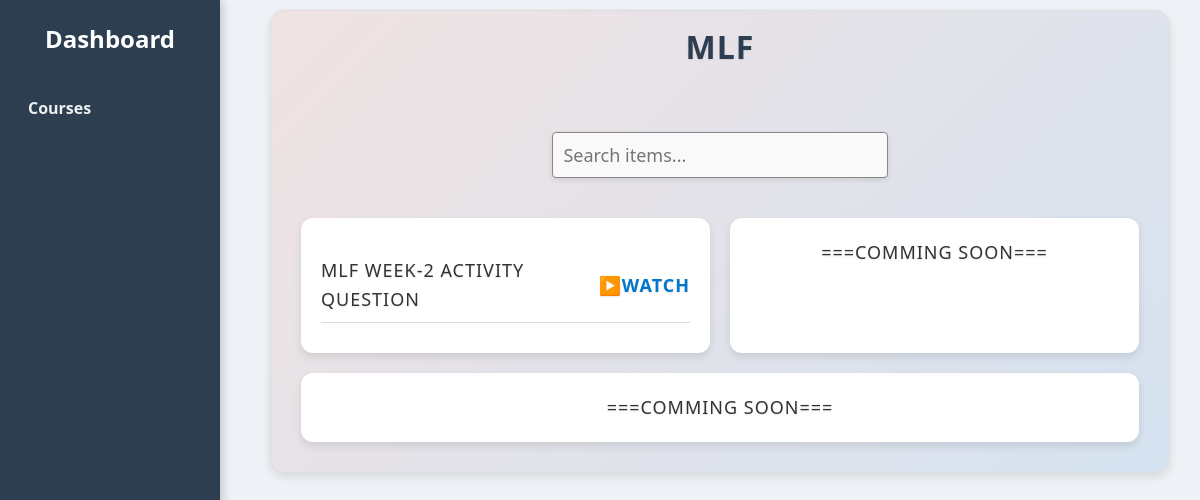
Page /course/3 on the earlier database version.
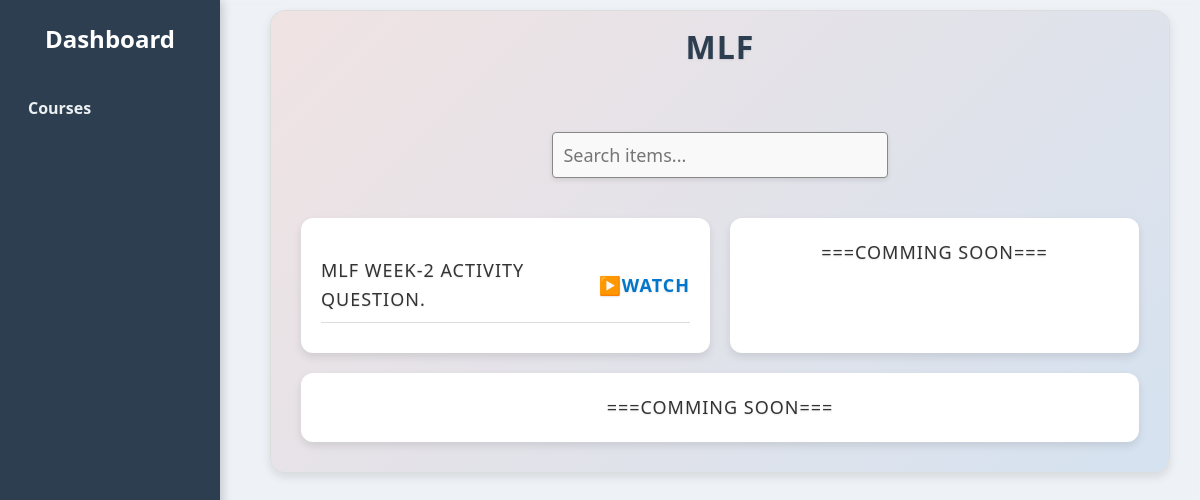
Same page on the later database version.
### tables this page shows
CREATE TABLE courses (
            id INTEGER PRIMARY KEY AUTOINCREMENT,
            name TEXT NOT NULL
        );

CREATE TABLE pyqs (
            id INTEGER PRIMARY KEY AUTOINCREMENT,
            course_id INTEGER NOT NULL,
            name TEXT NOT NULL,
            yt_link TEXT, watch_count INTEGER DEFAULT 0,
            FOREIGN KEY (course_id) REFERENCES courses(id)
        );

### app.py (the view)
@app.route('/course/<int:course_id>')
def course_detail(course_id):
    conn = sqlite3.connect('database.db')
    c = conn.cursor()
    c.execute('SELECT name FROM courses WHERE id=?', (course_id,))
    course = c.fetchone()
    c.execute('SELECT id, name, yt_link, watch_count FROM pyqs WHERE course_id=?', (course_id,))
    pyqs = c.fetchall()
    c.execute('SELECT id, name, yt_link, watch_count FROM notes WHERE course_id=?', (course_id,))
    notes = c.fetchall()
    c.execute('SELECT id, name, yt_link, watch_count FROM assignments WHERE course_id=?', (course_id,))
    assignments = c.fetchall()
    conn.close()
    if course:
        admin_mode = session.get('admin_mode', False)
        return render_template('course_detail.html',
                               course_id=course_id,
                               course_name=course[0],
                               pyqs=pyqs,
                               notes=notes,
                               assignments=assignments,
                               admin_mode=admin_mode)
    else:
        return "Course not found"

### templates/course_detail.html (shortened to what this page needs)
<!DOCTYPE html>
<html lang="en">
<head>
    <link rel="stylesheet" href="{{ url_for('static', filename='style.css') }}">
</head>
<body>
<div class="sidebar">
    <h2>Dashboard</h2>
    <a href="{{ url_for('course_view') }}">Courses</a>
</div>
<div class="main-content">
    <div class="container">
        <h1>{{ course_name }}</h1>
        <input type="text" id="searchInput" placeholder="Search items...">
        <div class="boxes">
            <div class="box">
                {% if pyqs %}
                    <ul class="item-list">
                        {% for pyq in pyqs %}
                            <li>
                                <span class="item-name">{{ pyq[1] }}</span>
                                {% if pyq[2] %}
                                    <a href="{{ url_for('increment_watch', pyq_id=pyq[0]) }}" target="_blank" class="watch-link">
                                        {% if admin_mode %}
                                            <span class="eye-icon">👁️</span> ({{ pyq[3] }})
                                        {% else %}
                                        ▶️Watch
                                        {% endif %}
                                    </a>
                                {% endif %}
                            </li>
                        {% endfor %}
                    </ul>
                {% else %}
                    <p>===comming soon===</p>
                {% endif %}
            </div>
            <div class="box">
                {% if notes %}
                    <ul class="item-list">
                        {% for note in notes %}
                            <li>
                                <span class="item-name">{{ note[1] }}</span>
                                {% if note[2] %}
                                    <a href="{{ url_for('increment_watch_note', note_id=note[0]) }}" target="_blank" class="watch-link">
                                        {% if admin_mode %}
                                            <span class="eye-icon">👁️</span> ({{ note[3]|default(0) }})
                                        {% else %}
                                        ▶️Watch
                                        {% endif %}
                                    </a>
                                {% endif %}
                                {% if admin_mode %}
                                    <div class="admin-links">
                                        <a href="{{ url_for('admin_edit_item', item_type='notes', item_id=note[0], course_id=course_id) }}">Edit</a> |
                                        <a href="{{ url_for('admin_delete_item', item_type='notes', course_id=course_id, item_id=note[0]) }}">Delete</a>
                                    </div>
                                {% endif %}
                            </li>
                        {% endfor %}
                    </ul>
                {% else %}
                    <p>===comming soon===</p>
                {% endif %}
            </div>
            <div class="box">
                {% if assignments %}
                    <ul class="item-list">
                        {% for assignment in assignments %}
                            <li>
                                <span class="item-name">{{ assignment[1] }}</span>
                                {% if assignment[2] %}
                                    <a href="{{ url_for('increment_watch_assignment', assignment_id=assignment[0]) }}" target="_blank" class="watch-link">
                                        {% if admin_mode %}
                                            <span class="eye-icon">👁️</span> ({{ assignment[3]|default(0) }})
                                        {% else %}
                                        ▶️Watch
                                        {% endif %}
                                    </a>
                                {% endif %}
                                {% if admin_mode %}
                                    <div class="admin-links">
                                        <a href="{{ url_for('admin_edit_item', item_type='assignments', item_id=assignment[0], course_id=course_id) }}">Edit</a> |
                                        <a href="{{ url_for('admin_delete_item', item_type='assignments', course_id=course_id, item_id=assignment[0]) }}">Delete</a>
                                    </div>
                                {% endif %}
                            </li>
                        {% endfor %}
                    </ul>
                {% else %}
                    <p>===comming soon===</p>
                {% endif %}
            </div>
        </div>
    </div>
</div>
</body>
</html>

### templates/course_detail.html (style rules this page uses)
body, html { margin: 0; padding: 0; }
.main-content { margin-top: 0 !important; padding-top: 10px; }
.container { margin-top: 0 !important; padding-top: 10px; }
.item-list li { display: flex; justify-content: space-between; align-items: center; padding: 8px 0; border-bottom: 1px solid #ddd; }
.item-name { flex-grow: 1; text-align: left; }
.watch-link { color: #3498db; font-weight: bold; text-decoration: none; transition: transform 0.2s, color 0.2s; white-space: nowrap; margin-left: 10px; }
#searchInput { width: 40%; padding: 10px; margin: 10px 0 20px; font-size: 1em; border: 1px solid #888; border-radius: 4px; background-color: #f9f9f9; box-shadow: 0 2px 5px rgba(0, 0, 0, 0.1); transition: border-color 0.3s, box-shadow 0.3s; }

Differences in the rows shown:
changed pyqs: name "MLF WEEK-2 ACTIVITY QUESTION" → "MLF WEEK-2 ACTIVITY QUESTION."
